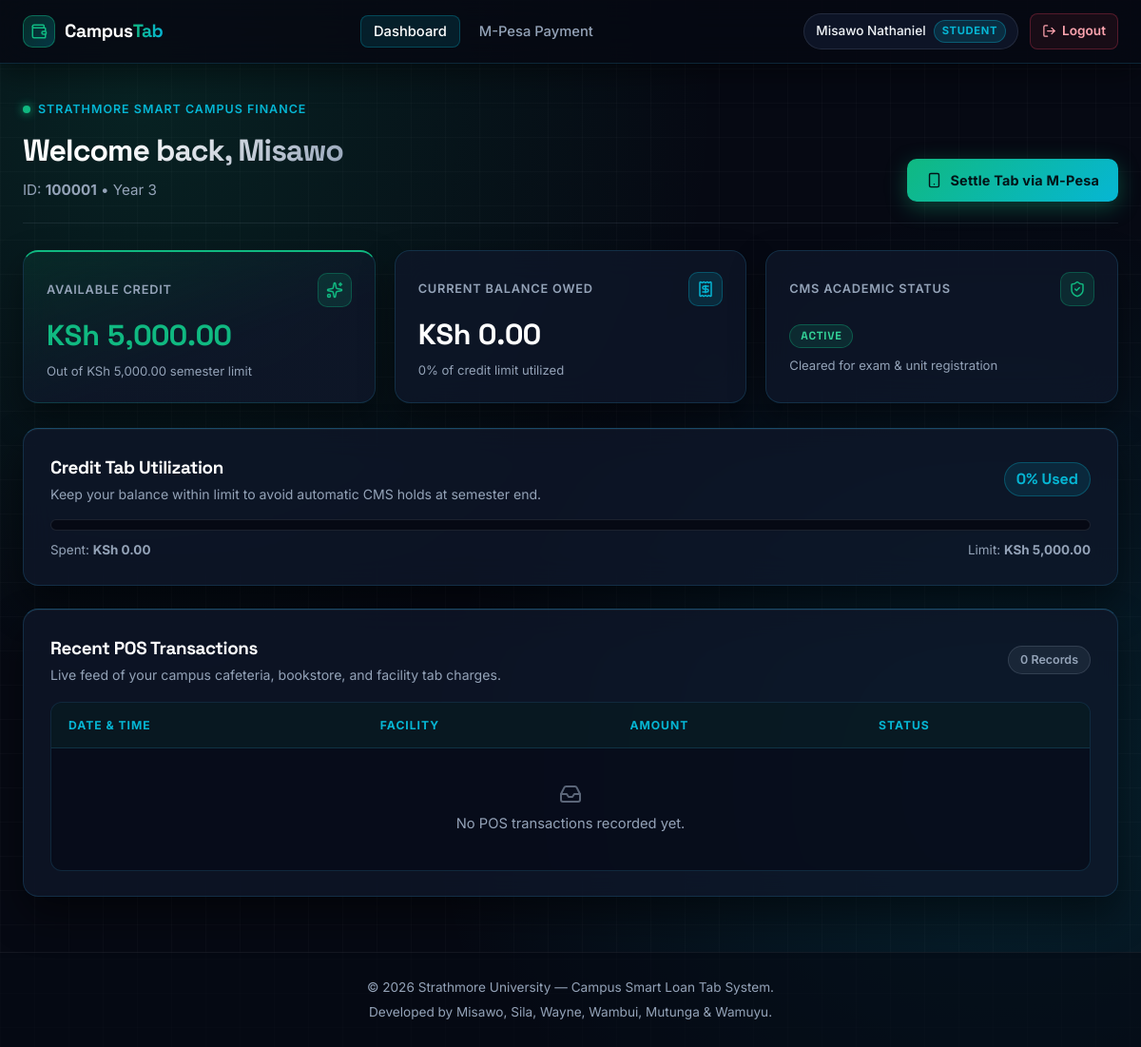
/modules/auth/dashboard.php (signed in), run on the app's committed database.
### tables this page shows
CREATE TABLE IF NOT EXISTS users (
    user_id INT AUTO_INCREMENT PRIMARY KEY,
    student_id VARCHAR(20) UNIQUE NOT NULL,
    full_name VARCHAR(100) NOT NULL,
    email VARCHAR(100) UNIQUE NOT NULL,
    phone VARCHAR(15),
    grade VARCHAR(20),
    role ENUM('STUDENT', 'VENDOR', 'ADMIN') DEFAULT 'STUDENT',
    credit_limit DECIMAL(10,2) DEFAULT 5000.00,
    current_balance DECIMAL(10,2) DEFAULT 0.00,
    account_status ENUM('ACTIVE', 'HELD', 'SUSPENDED') DEFAULT 'ACTIVE',
    pass VARCHAR(255) NOT NULL,
    created_at TIMESTAMP DEFAULT CURRENT_TIMESTAMP
);

### modules/auth/dashboard.php (the view, shortened to what this page needs)
<?php
require_once '../../config/db.php';
$stmt = $pdo->prepare("SELECT * FROM users WHERE user_id = ?");
$stmt->execute([$_SESSION['user_id']]);
$user = $stmt->fetch();
$total_students = 0;
$held_students = 0;
$total_debt = 0.00;
$available_credit = 0.00;
$transactions = [];
if ($user['role'] === 'ADMIN') {
    $total_students = (int)$pdo->query("SELECT COUNT(*) FROM users WHERE role = 'STUDENT'")->fetchColumn();
    $held_students = (int)$pdo->query("SELECT COUNT(*) FROM users WHERE role = 'STUDENT' AND account_status != 'ACTIVE'")->fetchColumn();
    $total_debt = (float)($pdo->query("SELECT SUM(current_balance) FROM users WHERE role = 'STUDENT'")->fetchColumn() ?? 0);
} elseif ($user['role'] === 'STUDENT') {
    $available_credit = max(0, (float)$user['credit_limit'] - (float)$user['current_balance']);
    $tx_stmt = $pdo->prepare("
        SELECT t.*, f.facility_name
        FROM transactions t
        JOIN facilities f ON t.facility_id = f.facility_id
        WHERE t.user_id = ?
        ORDER BY t.created_at DESC
    ");
    $tx_stmt->execute([$_SESSION['user_id']]);
    $transactions = $tx_stmt->fetchAll();
}
require_once '../../includes/header.php';
?>
<div class="dashboard-hero">
    <div>
        <span class="hero-eyebrow">
            <span class="pulse-dot"></span>
            Strathmore Smart Campus Finance
        </span>
        <h1 class="hero-title">Welcome back, <?= htmlspecialchars(explode(' ', $user['full_name'])[0]) ?></h1>
        <p class="hero-subtitle">
            <?php if ($user['role'] === 'ADMIN'): ?>
                Monitor campus credit exposure, student ledgers, and automated CMS holds in real time.
            <?php elseif ($user['role'] === 'VENDOR'): ?>
                Ready to process instant student meal and campus facility tab transactions.
            <?php else: ?>
                ID: <strong><?= htmlspecialchars($user['student_id']) ?></strong> &bull; <?= htmlspecialchars($user['grade'] ?? 'Student Account') ?>
            <?php endif; ?>
        </p>
    </div>
    <div class="hero-actions">
        <?php if ($user['role'] === 'ADMIN'): ?>
            <a href="student_register.php" class="btn btn-primary">
                <i data-lucide="user-plus"></i> Register Student
            </a>
            <a href="student_view.php" class="btn btn-ghost">
                <i data-lucide="users"></i> Student Ledger
            </a>
        <?php elseif ($user['role'] === 'VENDOR'): ?>
            <a href="../pos/checkout.php" class="btn btn-primary">
                <i data-lucide="scan-line"></i> Launch POS Terminal
            </a>
        <?php else: ?>
            <a href="../billing/pay_mpesa.php" class="btn btn-primary">
                <i data-lucide="smartphone"></i> Settle Tab via M-Pesa
            </a>
        <?php endif; ?>
    </div>
</div>
<?php if ($user['role'] === 'ADMIN'): ?>
    <div class="kpi-grid">
        <div class="kpi-card">
            <div class="kpi-top">
                <span class="kpi-label">Registered Credit Accounts</span>
                <span class="kpi-icon cyan"><i data-lucide="users"></i></span>
            </div>
            <div class="kpi-value"><?= number_format($total_students) ?></div>
            <div class="kpi-foot">Active student credit profiles</div>
        </div>
        <div class="kpi-card">
            <div class="kpi-top">
                <span class="kpi-label">Accounts on Hold / Suspended</span>
                <span class="kpi-icon rose"><i data-lucide="shield-alert"></i></span>
            </div>
            <div class="kpi-value text-rose"><?= number_format($held_students) ?></div>
            <div class="kpi-foot">Restricted from POS &amp; CMS registration</div>
        </div>
        <div class="kpi-card">
            <div class="kpi-top">
                <span class="kpi-label">Total System Credit Exposure</span>
                <span class="kpi-icon emerald"><i data-lucide="banknote"></i></span>
            </div>
            <div class="kpi-value text-emerald">KSh <?= number_format($total_debt, 2) ?></div>
            <div class="kpi-foot">Aggregate unpaid student tab balance</div>
        </div>
    </div>
    <div class="card">
        <div class="card-header">
            <div>
                <h3>Bursar Command Center</h3>
                <p class="card-desc">Manage student credit limits, review facility transactions, or trigger automated registration holds.</p>
            </div>
        </div>
        <div class="action-bar">
            <a href="student_register.php" class="btn btn-primary">
                <i data-lucide="user-plus"></i> Register Student Credit Tab Profile
            </a>
            <a href="student_view.php" class="btn btn-ghost">
                <i data-lucide="book-open"></i> View &amp; Edit Student Ledger
            </a>
            <form action="../billing/cms_hold.php" method="POST" style="display: inline-flex;">
                <button type="submit" name="trigger_hold" class="btn btn-danger" onclick="return confirm('Enforce CMS Registration Hold for overdue debts?')">
                    <i data-lucide="lock"></i> Run CMS Hold Engine
                </button>
            </form>
        </div>
    </div>
<?php else: ?>
    <?php
        $credit_limit = (float)$user['credit_limit'];
        $current_balance = (float)$user['current_balance'];
        $usage_pct = $credit_limit > 0 ? min(100, round(($current_balance / $credit_limit) * 100, 1)) : 0;
        $is_active = ($user['account_status'] === 'ACTIVE');
    ?>
    <div class="kpi-grid">
        <div class="kpi-card featured-card">
            <div class="kpi-top">
                <span class="kpi-label">Available Credit</span>
                <span class="kpi-icon emerald"><i data-lucide="sparkles"></i></span>
            </div>
            <div class="kpi-value text-emerald">KSh <?= number_format($available_credit, 2) ?></div>
            <div class="kpi-foot">Out of KSh <?= number_format($credit_limit, 2) ?> semester limit</div>
        </div>
        <div class="kpi-card">
            <div class="kpi-top">
                <span class="kpi-label">Current Balance Owed</span>
                <span class="kpi-icon cyan"><i data-lucide="receipt"></i></span>
            </div>
            <div class="kpi-value">KSh <?= number_format($current_balance, 2) ?></div>
            <div class="kpi-foot"><?= $usage_pct ?>% of credit limit utilized</div>
        </div>
        <div class="kpi-card">
            <div class="kpi-top">
                <span class="kpi-label">CMS Academic Status</span>
                <span class="kpi-icon <?= $is_active ? 'emerald' : 'rose' ?>">
                    <i data-lucide="<?= $is_active ? 'shield-check' : 'shield-alert' ?>"></i>
                </span>
            </div>
            <div class="kpi-value" style="font-size: 1.55rem;">
                <span class="status-pill <?= $is_active ? 'pill-success' : 'pill-danger' ?>">
                    <?= htmlspecialchars($user['account_status']) ?>
                </span>
            </div>
            <div class="kpi-foot"><?= $is_active ? 'Cleared for exam & unit registration' : 'Action required: settle overdue tab' ?></div>
        </div>
    </div>
    <div class="card utilization-card">
        <div class="utilization-header">
            <div>
                <h3>Credit Tab Utilization</h3>
                <p class="card-desc">Keep your balance within limit to avoid automatic CMS holds at semester end.</p>
            </div>
            <span class="utilization-pct"><?= $usage_pct ?>% Used</span>
        </div>
        <div class="progress-track">
        </div>
        <div class="utilization-meta">
            <span>Spent: <strong>KSh <?= number_format($current_balance, 2) ?></strong></span>
            <span>Limit: <strong>KSh <?= number_format($credit_limit, 2) ?></strong></span>
        </div>
    </div>
    <div class="card">
        <div class="card-header">
            <div>
                <h3>Recent POS Transactions</h3>
                <p class="card-desc">Live feed of your campus cafeteria, bookstore, and facility tab charges.</p>
            </div>
            <span class="count-badge"><?= count($transactions) ?> Records</span>
        </div>
        <div class="table-wrap">
            <table>
                <thead>
                    <tr>
                        <th>Date &amp; Time</th>
                        <th>Facility</th>
                        <th>Amount</th>
                        <th>Status</th>
                    </tr>
                </thead>
                <tbody>
                    <?php if (empty($transactions)): ?>
                        <tr>
                            <td colspan="4" class="empty-state">
                                <i data-lucide="inbox"></i>
                                <span>No POS transactions recorded yet.</span>
                            </td>
                        </tr>
                    <?php endif; ?>
                </tbody>
            </table>
        </div>
    </div>
<?php endif; ?>
<?php require_once '../../includes/footer.php'; ?>

### data on the page
users: full_name "Misawo", student "100001", grade "Year 3", available_credit "5,000.00", credit_limit "5,000.00", current_balance "0.00", usage_pct "0", account_status "ACTIVE"

### other printed values
$_SESSION['full_name'] "Misawo Nathaniel"
$role "STUDENT"
count($transactions) "0"
